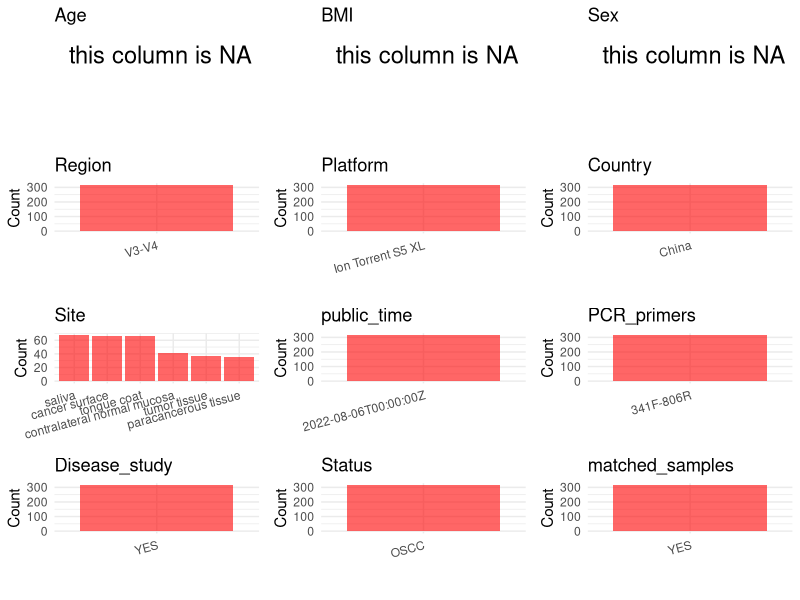

Recreate this plot in R. (Note: this script raises an error after producing the figure.)
## ---- chunk 1
# Load necessary libraries
library(dplyr)
library(ggplot2)
library(cowplot)

# Set working directory (update this path to your local directory)
setwd("D:/oral_project/PRJNA866676")

# Read the initial metadata files
initial_meta<-read.csv("SraRunTable.csv",header = T)

# Combine the two metadata files
#meta <- rbind(initial_meta, initial_meta1)

#Remove entries non-oral samples
#initial_meta <- subset(initial_meta,isolate %in% c("saliva","tongue coat"))

# Check the number of samples containing "HT" in Sample.Name (e.g., healthy controls)
#nrow(subset(meta, grepl("HT", Sample.Name)))

# Display the first few rows of the metadata
head(initial_meta)
## ---- chunk 2
# Create a uniform metadata dataframe
metadata <- data.frame(
  BioProject = initial_meta$BioProject,
  Run = initial_meta$Run,
  sample_name = initial_meta$Sample.Name,
  Age = NA,
  BMI = NA,
  Sex=NA,
  Region = "V3-V4",
  Platform = initial_meta$Instrument,
  Country = initial_meta$geo_loc_name_country,
  Site = initial_meta$isolate,
  public_time = initial_meta$ReleaseDate,
  stringsAsFactors = FALSE
)
## ---- chunk 3
# Add information obtained from the publication
metadata$PCR_primers <- "341F-806R"
metadata$title <- "Characteristics of Microbial Distribution in Different Oral Niches of Oral Squamous Cell Carcinoma"
metadata$Disease_study <- "YES"
# Assign disease status based on sample_name patterns
metadata$Status<-"OSCC"

#extract subject id by remove prefix of sample_name
metadata$sample_name <- gsub("T|CR|CS|C|N|S", "", metadata$sample_name)

# Check initial data distribution
cat("Initial sample distribution:\n")
table(metadata$sample_name)
table(metadata$Site)

# Calculate sampling frequency per subject
sample_counts <- table(metadata$sample_name)
cat("\nNumber of samples per subject:\n")
print(sample_counts)

# Create matched_samples column
metadata$matched_samples <- ifelse(metadata$sample_name %in% names(sample_counts[sample_counts >= 2]), "YES", "NO")

cat("\nMatched samples distribution:\n")
table(metadata$matched_samples)

# Identify samples for removal: single samples excluding saliva and tongue coat
single_samples <- names(sample_counts[sample_counts == 1])
samples_to_remove <- metadata$sample_name %in% single_samples & 
                     !(metadata$Site %in% c("saliva", "tongue coat"))

cat("\nNumber of samples to be removed:", sum(samples_to_remove), "\n")

# Remove identified samples
metadata_clean <- metadata[!samples_to_remove, ]

cat("\nFinal sample distribution after cleaning:\n")
table(metadata_clean$sample_name)
table(metadata_clean$Site)
table(metadata_clean$matched_samples)

# Use cleaned dataset for subsequent analysis
metadata <- metadata_clean
## ---- chunk 4
# Check the number of unique runs and sample names
print(paste("Number of unique runs:", length(unique(metadata$Run))))
print(paste("Number of unique sample names:", length(unique(metadata$sample_name))))
## ---- chunk 5
# Select columns for visualization
plot_data <- metadata %>%
  select(-BioProject, -Run, -sample_name, -title)

# Function to create simple plots for each column
create_simple_plots <- function(data) {
  plots <- list()
  
  for (col in colnames(data)) {
    # Check if the column is all NA
    if (all(is.na(data[[col]]))) {
      # Create an empty plot with text indicating all NA
      p <- ggplot() +
        annotate("text", x = 0.5, y = 0.5, label = "this column is NA", size = 6) +
        labs(title = col) +
        theme_void()
    } else if (is.numeric(data[[col]])) {
      # Numeric variable: histogram
      p <- ggplot(data, aes(x = .data[[col]])) +
        geom_histogram(fill = "blue", alpha = 0.6, bins = 20, na.rm = TRUE) +
        labs(title = col) +
        theme_minimal()
    } else {
      # Categorical variable: bar plot (remove NA values)
      count_data <- as.data.frame(table(data[[col]], useNA = "ifany"))
      p <- ggplot(count_data, aes(x = reorder(Var1, -Freq), y = Freq)) +
        geom_col(fill = "red", alpha = 0.6) +
        labs(title = col, x = NULL, y = "Count") +
        theme_minimal() +
        theme(axis.text.x = element_text(angle = 15, hjust = 1))
    }
    plots[[col]] <- p
  }
  
  return(plots)
}

# Generate and arrange plots
plots <- create_simple_plots(plot_data)
p<-plot_grid(plots$Age, 
          plots$BMI, 
          plots$Sex, 
          plots$Region, 
          plots$Platform, 
          plots$Country, 
          plots$Site,
          plots$public_time, 
          plots$PCR_primers,
          plots$Disease_study,
          plots$Status,
          plots$matched_samples,# add 
          ncol = 3, align = "hv", axis = "lb")
ggsave("Metadata_Summary.png", plot = p, width = 8, height = 6, dpi = 150)
## ---- chunk 6
knitr::include_graphics("Metadata_Summary.png")
## ---- chunk 7
# Reorder columns to match the desired format
metadata <- metadata[, c(
  "BioProject", "Run", "sample_name", "Age", "BMI", "Sex", 
  "Region", "Platform", "Country", "Site", "public_time", 
  "PCR_primers", "title", "Disease_study", "Status","matched_samples"
)]

# Export the uniform metadata to a CSV file
write.csv(metadata, file = "metadata.csv", quote = FALSE)
head(metadata)
